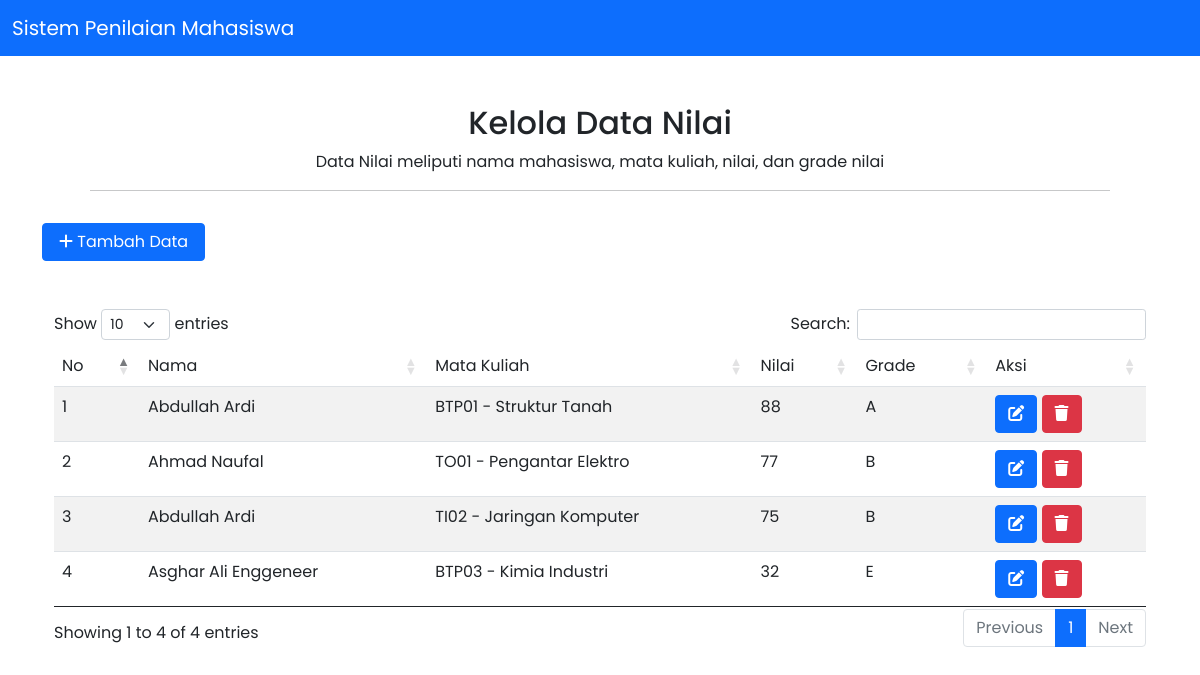
/pages/nilai/index.php (signed in), run on the app's committed database.
### tables this page shows
CREATE TABLE `nilai` (
  `id` int(5) NOT NULL,
  `id_mhs` int(5) NOT NULL,
  `mata_kuliah` varchar(100) NOT NULL,
  `nilai` varchar(5) NOT NULL,
  `grade` char(1) NOT NULL
);

CREATE TABLE `mahasiswa` (
  `id` int(5) NOT NULL,
  `NIM` varchar(15) NOT NULL,
  `nama` varchar(100) NOT NULL,
  `program_studi` varchar(100) NOT NULL,
  `no_hp` varchar(15) NOT NULL
);

### pages/nilai/index.php (the view, shortened to what this page needs)
<?php
require "../../connection.php";
$SQL = "SELECT mahasiswa.nama, nilai.mata_kuliah, nilai.id, nilai.nilai, nilai.grade FROM mahasiswa INNER JOIN nilai ON mahasiswa.id = nilai.id_mhs";
$query_results = mysqli_query($conn, $SQL);
$rows = [];
while ( $row = mysqli_fetch_assoc($query_results) )
{
  $rows[] = $row;
}
?>
<!doctype html>
<html lang="en">
  <head>
  <link href="https://cdn.jsdelivr.net/npm/bootstrap@5.0.2/dist/css/bootstrap.min.css" rel="stylesheet">
	<link rel="stylesheet" href="https://use.fontawesome.com/releases/v6.1.1/css/all.css"/>
	<link rel="stylesheet" href="../../src/index.css">
    <link rel="stylesheet" type="text/css" href="https://cdn.datatables.net/1.11.3/css/dataTables.bootstrap5.min.css">
  </head>
  <body>
  <nav class="navbar navbar-light bg-primary">
    <div class="container-fluid">
      <a class="navbar-brand text-white" href="#">Sistem Penilaian Mahasiswa</a>
    </div>
  </nav>
  <main class="container-md">
    <section class="p-4 shadow-4 rounded-3 bg-white text-center px-5 pt-5">
      <h2>Kelola Data Nilai</h2>
      <p>Data Nilai meliputi nama mahasiswa, mata kuliah, nilai, dan grade nilai</p>
      <hr class="my-2" />
    </section>
    <button class="btn btn-primary px-3 rounded mb-5" data-bs-toggle="modal" data-bs-target="#modal-create">
      <i class="fa-solid fa-plus"></i> Tambah Data
    </button>
    <section class="container md:d-flex justify-content-center gap-3">
      <table id="table_id" class="table table-striped" style="width: 100%;">
        <thead>
          <tr>
            <td>No</td>
            <td>Nama</td>
            <td>Mata Kuliah</td>
            <td>Nilai</td>
            <td>Grade</td>
            <td>Aksi</td>
          </tr>
        </thead>
      <tbody>
<?php
$num = 0;
foreach($rows as $row) {
  $id = $row["id"];
  $mata_kuliah = $row["mata_kuliah"];
  $nama = $row["nama"];
  $nilai = $row["nilai"];
  $grade = $row["grade"];
  $num++;
  echo <<<EOT
    <tr>
      <td>$num</td>
      <td>$nama</td>
      <td>$mata_kuliah</td>
      <td>$nilai</td>
      <td>$grade</td>
      <td class="flex gap-2">
        <a href="./update.php?id=$id" class="btn btn-primary"><i class="fa-solid fa-edit"></i></a>
        <a href="./delete.php?id=$id" class="btn btn-danger"><i class="fa-solid fa-trash"></i></a>
      </td>
    </tr>
  EOT;
}
?>
      </table>
    </section>
  </main>
  </body>
</html>

### src/index.css (style rules this page uses)
* { font-family: 'Poppins', sans-serif }

### data on the page
nilai: id_mhs.nama "Abdullah Ardi", mata_kuliah "BTP01 - Struktur Tanah", nilai "88", grade "A"
nilai: id_mhs.nama "Ahmad Naufal", mata_kuliah "TO01 - Pengantar Elektro", nilai "77", grade "B"
nilai: id_mhs.nama "Abdullah Ardi", mata_kuliah "TI02 - Jaringan Komputer", nilai "75", grade "B"
nilai: id_mhs.nama "Asghar Ali Enggeneer", mata_kuliah "BTP03 - Kimia Industri", nilai "32", grade "E"
